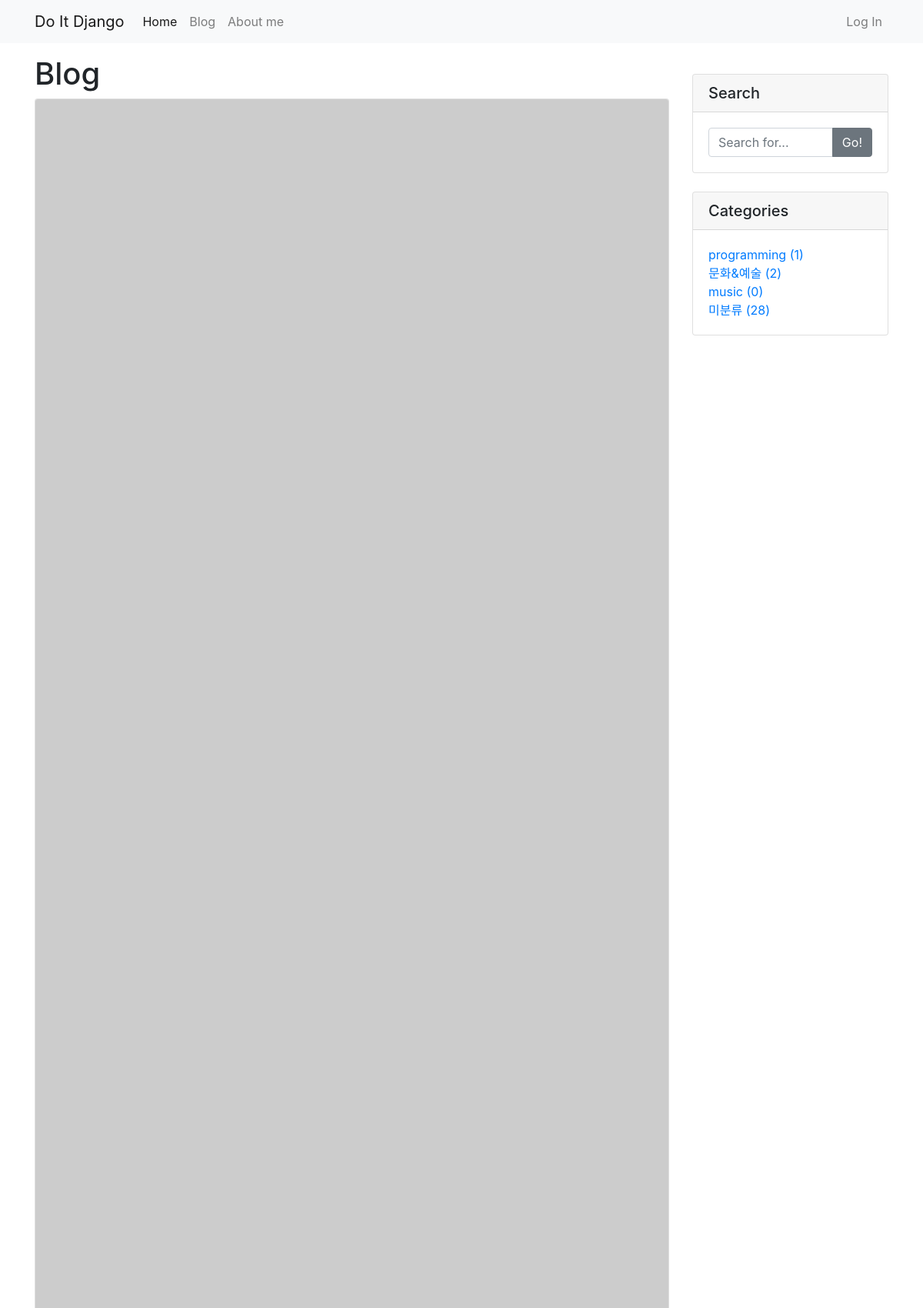
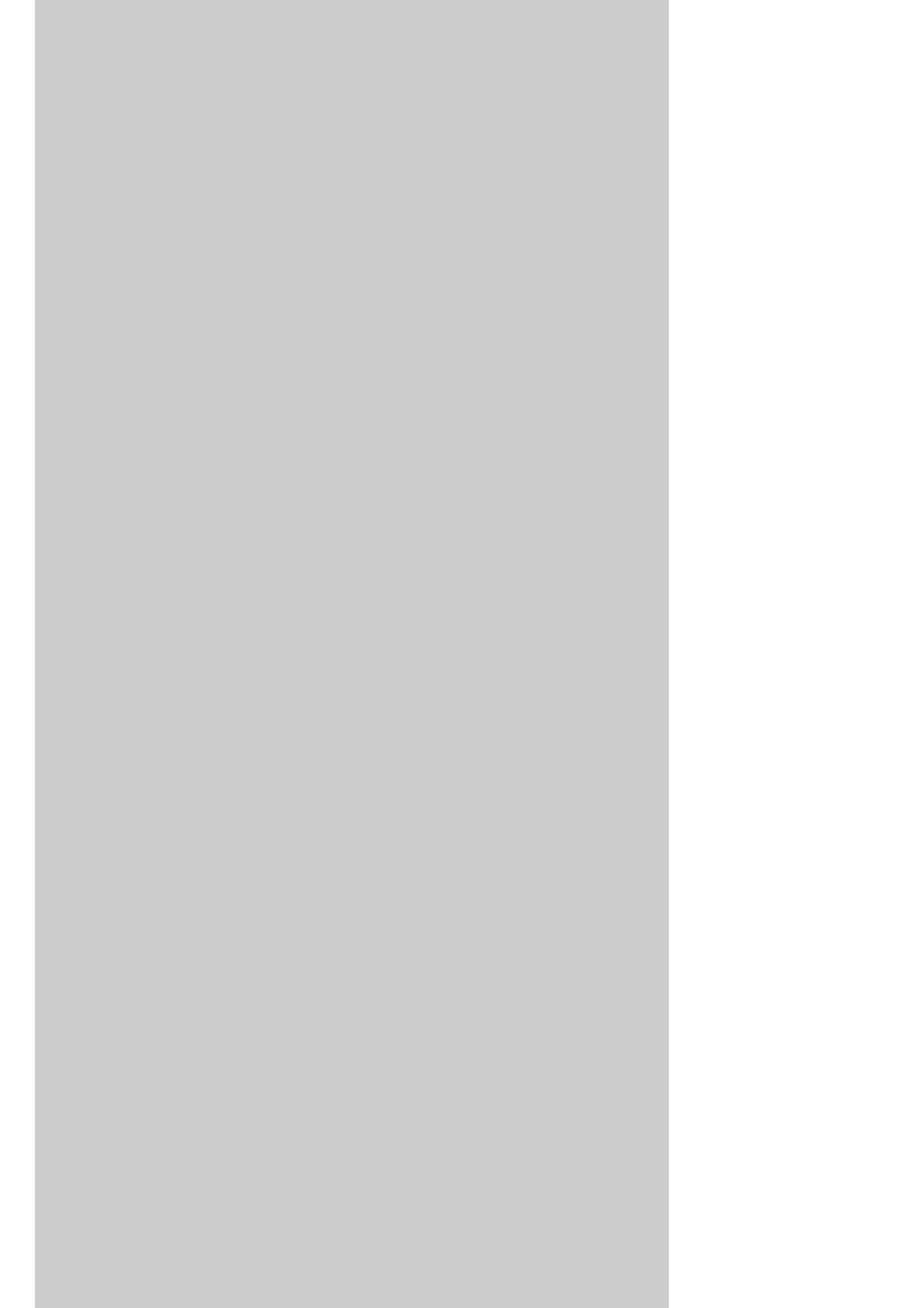
Screenshot of /blog/ (upper part) with the database file from the repository (2 pictures, top to bottom).
### blog/models.py (models this page shows, shortened)
class Post(models.Model):
    title = models.CharField(max_length=50)
    hook_text = models.CharField(max_length=100, blank=True)
    content = MarkdownxField()
    head_image = models.ImageField(upload_to='blog/images/%Y/%m/%d/', blank=True)
    file_upload = models.FileField(upload_to='blog/files/%Y/%m/%d/', blank=True)
    created_at = models.DateTimeField(auto_now=True)
    updated_at = models.DateTimeField(auto_now=True)
    author = models.ForeignKey(User, null=True, on_delete=models.SET_NULL)
    category = models.ForeignKey(Category, null=True, blank=True, on_delete=models.SET_NULL)
    tags = models.ManyToManyField(Tag, blank=True)
    def get_absolute_url(self): #get_absolute_url은 장고에서 젝오하는 기능.
        return f'/blog/{self.pk}/'
    def get_content_markdown(self):
        return markdown(self.content)

class Category(models.Model):
    name = models.CharField(max_length=50, unique=True)
    slug = models.SlugField(max_length=200, unique=True, allow_unicode=True) #allow_unicode가 있어야 한글 입력 가능.
    def get_absolute_url(self): #get_absolute_url은 장고에서 젝오하는 기능.
        return f'/blog/category/{self.slug}/'
    class Meta:
        verbose_name_plural = 'Categories'

### blog/views.py (the view)
# urls.py: path('', views.PostList.as_view()),
class PostList(ListView):
    model = Post # 기본설정post_list쪽으로 넘겨줌.
    ordering = '-pk'
    paginate_by = 5
    def get_context_data(self, **kwargs):
        context = super(PostList, self).get_context_data()
        context['categories'] = Category.objects.all()
        context['no_category_post_count'] = Post.objects.filter(category=None).count()
        return context

### blog/models.py (called while the page is built)
    def __str__(self):
        return self.name

    def get_absolute_url(self):
        return f'/blog/tag/{self.slug}/'

### blog/templates/blog/post_list.html (shortened to what this page needs)
{% extends 'blog/base.html' %}
{% block main_area %}
<h1>
    Blog
</h1>
{% if post_list.exists %}
{% for p in post_list %}
<div class="card mb-4" id="post-{{ p.id }}">
    {% if p.head_image %}
    <img class="card-img-top" src="{{ p.head_image.url }}" alt="Card image cap">
    {% else %}
    <img class="card-img-top" src="https://picsum.photos/seed/{{ p.id }}/900/300" alt="Card image cap">
    {% endif %}
</div>
{% endfor %}
{% else %}
<h1>아직 게시물이 없습니다.</h1>
{% endif %}
{% endblock %}

### blog/templates/blog/base.html (shortened to what this page needs)
<!DOCTYPE html>
{% load static %}
<html lang="ko">
<head>
    <link rel="stylesheet" href="{% static 'blog/bootstrap/bootstrap.min.css' %}" type="text/css">
</head>
<body>
{% include 'blog/navbar.html' %}
<div class="container">
    <div class="row my-3">
        <div class="col-md-8 col-lg-9" id="main-area">
            {% block main_area %}
            {% endblock %}
        </div>
        <div class="col-md-4 col-lg-3">
            <div class="card my-4">
                <h5 class="card-header">Search</h5>
                <div class="card-body">
                    <div class="input-group">
                        <input type="text" class="form-control" placeholder="Search for..." id="search-input">
                        <span class="input-group-append">
                            <button class="btn btn-secondary" type="button" onclick="searchPost();">Go!</button>
                        </span>
                    </div>
                </div>
            </div>
            <div class="card my-4" id='categories-card'>
                <h5 class="card-header">Categories</h5>
                <div class="card-body">
                    <div class="row">
                        <div class="col-lg-12">
                            <ul class="list-unstyled mb-0">
                                {% for category in categories %}
                                <li>
                                    <a href="{{ category.get_absolute_url }}">{{ category.name }} ({{ category.post_set.count }})</a>
                                </li>
                                {% endfor %}
                                <li>
                                    <a href="/blog/category/no_category/">미분류 ({{ no_category_post_count }})</a>
                                </li>
                            </ul>
                        </div>
                    </div>
                </div>
            </div>
        </div>
    </div>
</div>
</body>
</html>

### rows the page displays
Category: name "programming", post_set.count "1"
Category: name "문화&예술", post_set.count "2"
Category: name "music", post_set.count "0"

### other values shown
{{ no_category_post_count }} "28"
